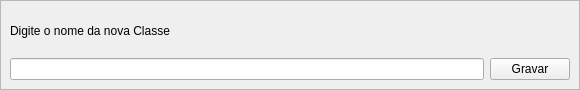
<?xml version="1.0" encoding="UTF-8"?>
<ui version="4.0">
 <class>MainWindow</class>
 <widget class="QMainWindow" name="MainWindow">
  <property name="geometry">
   <rect>
    <x>0</x>
    <y>0</y>
    <width>580</width>
    <height>90</height>
   </rect>
  </property>
  <property name="minimumSize">
   <size>
    <width>580</width>
    <height>90</height>
   </size>
  </property>
  <property name="maximumSize">
   <size>
    <width>580</width>
    <height>90</height>
   </size>
  </property>
  <property name="windowTitle">
   <string>MainWindow</string>
  </property>
  <widget class="QWidget" name="centralwidget">
   <layout class="QHBoxLayout" name="horizontalLayout">
    <property name="spacing">
     <number>0</number>
    </property>
    <property name="leftMargin">
     <number>0</number>
    </property>
    <property name="topMargin">
     <number>0</number>
    </property>
    <property name="rightMargin">
     <number>0</number>
    </property>
    <property name="bottomMargin">
     <number>0</number>
    </property>
    <item>
     <widget class="QFrame" name="frame">
      <property name="frameShape">
       <enum>QFrame::StyledPanel</enum>
      </property>
      <property name="frameShadow">
       <enum>QFrame::Raised</enum>
      </property>
      <layout class="QGridLayout" name="gridLayout">
       <item row="0" column="0">
        <widget class="QLabel" name="label">
         <property name="styleSheet">
          <string notr="true">font: 12pt &quot;Arial Rounded MT Bold&quot;;</string>
         </property>
         <property name="text">
          <string>Digite o nome da nova Classe</string>
         </property>
        </widget>
       </item>
       <item row="1" column="0">
        <widget class="QLineEdit" name="lineEditClass"/>
       </item>
       <item row="1" column="1">
        <widget class="QPushButton" name="btnGravar">
         <property name="text">
          <string>Gravar</string>
         </property>
        </widget>
       </item>
      </layout>
     </widget>
    </item>
   </layout>
  </widget>
 </widget>
 <resources/>
 <connections/>
</ui>
